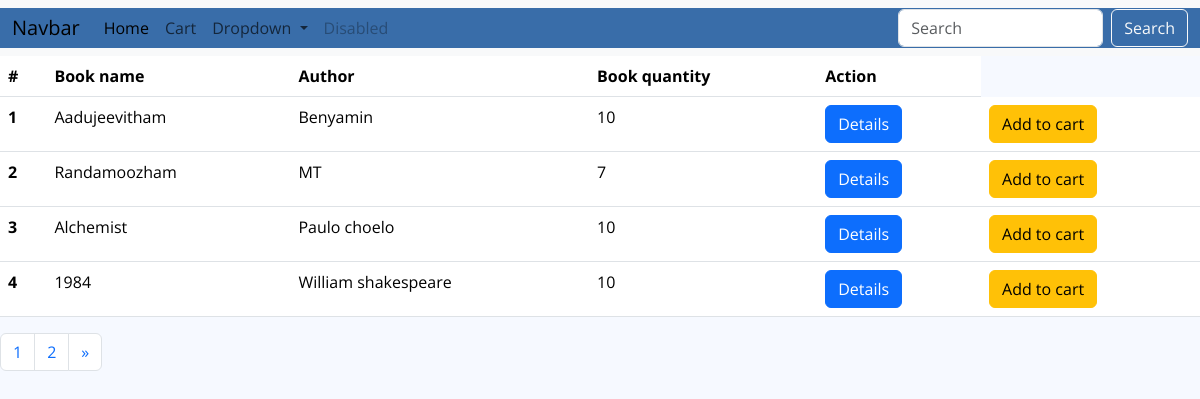
The page /user/ on the database its author committed.
### lybrry/models.py (models this page shows, shortened)
class Book(models.Model):
    title=models.CharField(max_length=200)
    price=models.IntegerField(null=True)
    image=models.ImageField(upload_to='book_media')
    quantity=models.IntegerField()
    author=models.ForeignKey(AUTHOR, on_delete=models.CASCADE,null=True)

class AUTHOR(models.Model):
    name=models.CharField(max_length=200,null=True)
    def __str__(self):
        return '{}'.format(self.name)

### userapp/views.py (the view)
# urls.py: path('',views.listBook,name='booklist'),
def listBook(request):
    books=Book.objects.all()
    paginator=Paginator(books,4)
    page_number=request.GET.get('page')
    try:
        page=paginator.get_page(page_number)
    except EmptyPage:
        page=paginator.page(page_number.num_pages)
    return render(request,'user/userlistbook.html',{'books':books,'page':page})

### templates/user/userlistbook.html (shortened to what this page needs)
<!DOCTYPE html>
{% load static %}
<html>
    <head>
    </head>
    <link href="{% static 'assets/vendor/bootstrap/css/bootstrap.min.css' %}" rel="stylesheet">
    <link href="{% static 'assets/vendor/bootstrap-icons/bootstrap-icons.css' %}" rel="stylesheet">
    <link href="{% static 'assets/vendor/boxicons/css/boxicons.min.css' %}" rel="stylesheet">
    <link href="{% static 'assets/vendor/quill/quill.snow.css' %}" rel="stylesheet">
    <link href="{% static 'assets/vendor/quill/quill.bubble.css' %}" rel="stylesheet">
    <link href="{% static 'assets/vendor/remixicon/remixicon.css' %}" rel="stylesheet">
    <link href="{% static 'assets/vendor/simple-datatables/style.css' %}" rel="stylesheet">
    <link href="{% static 'assets/css/style.css' %}" rel="stylesheet">
        <nav class="navbar navbar-expand-lg bg-body-tertiary">
            <div class="container-fluid" style="background-color: rgb(57, 109, 169);">
              <a class="navbar-brand" href="#">Navbar</a>
              <div class="collapse navbar-collapse" id="navbarSupportedContent">
                <ul class="navbar-nav me-auto mb-2 mb-lg-0">
                  <li class="nav-item">
                    <a class="nav-link active" aria-current="page" href="#">Home</a>
                  </li>
                  <li class="nav-item">
                    <a class="nav-link" href="{% url 'viewcart' %}">Cart</a>
                  </li>
                  <li class="nav-item dropdown">
                    <a class="nav-link dropdown-toggle" href="#" role="button" data-bs-toggle="dropdown" aria-expanded="false">
                      Dropdown
                    </a>
                  </li>
                  <li class="nav-item">
                    <a class="nav-link disabled" aria-disabled="true">Disabled</a>
                  </li>
                </ul>
                <form class="d-flex" role="search" method="get" action="{% url 'usersearch' %}">
                  <input class="form-control me-2" type="search" placeholder="Search" aria-label="Search" name="q">
                  <button class="btn btn-outline-light" type="submit">Search</button>
                </form>
              </div>
            </div>
          </nav>
    <body>
        <table class="table">
            <thead>
              <tr>
                <th scope="col">#</th>
                <th scope="col">Book name</th>
                <th scope="col">Author</th>
                <th scope="col">Book quantity</th>
                <th scope="col">Action</th>
              </tr>
            </thead>
            <tbody>
                {% for book in page %}
                <tr>
                <th scope="row">{{forloop.counter}}</th>
                <td>{{ book.title }}</td>
                <td>{{ book.author }}</td>
                <td>{{ book.quantity }}</td>
                <td><a href="{% url 'detailsview' book.id %}" type="submit" class="btn btn-primary">Details</a></td>
                <td><a href="{% url 'addtocart' book.id %}" class="btn btn-warning">Add to cart</a></td>
                        </tr>
                        {% endfor %}
            </tbody>
          </table>
          <nav aria-label="Page navigation example">
            <ul class="pagination">
              {% for num in page.paginator.page_range %}
              <li class="page-item {% if page_number == num %}activate{% endif %}">
                <a class="page-link" href="?page={{ num }}">{{ num }}</a>
            </li>
              {% endfor %}
              {% if page.has_next%}
              <li class="page-item">
                <a class="page-link" href="?page={{page.next_page_number}}" aria-label="Next">
                  <span aria-hidden="true">&raquo;</span>
                </a>
              </li>
              {% endif %}
            </ul>
          </nav>
        </body>
        </html>

### static/assets/css/style.css (style rules this page uses)
:root { scroll-behavior: smooth; }
body { font-family: "Open Sans", sans-serif; background: #f6f9ff; color: #444444; }
a { color: #4154f1; text-decoration: none; }

### rows shown on the page
Book: title "Aadujeevitham", author "Benyamin", quantity "10"
Book: title "Randamoozham", author "MT", quantity "7"
Book: title "Alchemist", author "Paulo choelo", quantity "10"
Book: title "1984", author "William shakespeare", quantity "10"

### other values the page prints
{{ num }} "1" "2"
